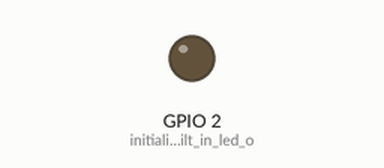
A sketch run on a simulated ESP8266 (NodeMCU). Parts: output pins drawn as LEDs (lit = HIGH). WiFi joins after 1.5 s; servers stay silent unless stated; uploads are accepted with an empty reply; what the sketch prints to the serial monitor is not drawn.

Above: at 4.8 s.
Timing chart, 0 to 9.1 s (numbered marks = the images above):
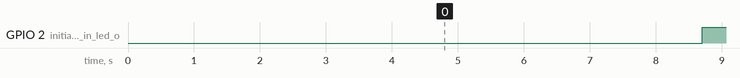

The sketch:

nodeMCU-with-webDB.ino
```cpp
/**
   StreamHTTPClient.ino
    Created on: 2023.02.07
  Ness Huang
  1.已確認-可連接http 取得web資訊
  2.已確認-可以透過目標的php轉寫參數到指定資料庫
  3.待確認-將iot設備根據id寫入指定行
*/

#include <Arduino.h>

#include <ESP8266WiFi.h>
#include <ESP8266WiFiMulti.h>
#include <ESP8266HTTPClient.h>

ESP8266WiFiMulti WiFiMulti;

int id = 1;    //iot設備ID
int val = 25;
int val2 = 55;

String sendval, sendval2, postData;

void setup() {
  Serial.begin(115200);
  Serial.println("Communication Started \n\n");
  delay(1000);

  Serial.println();
  Serial.println();
  Serial.println();

  pinMode(LED_BUILTIN, OUTPUT);     // initialize built in led on the board

  WiFi.mode(WIFI_STA);
  WiFiMulti.addAP("Ness-2.4G", "12345678");
}

void loop() {
  // wait for WiFi connection
  if ((WiFiMulti.run() == WL_CONNECTED)) {

    WiFiClient client;

    HTTPClient http;    // http object of clas HTTPClient

    // Convert integer variables to string
    sendval = String(val);
    sendval2 = String(val2);
    postData = "sendval=" + sendval + "&sendval2=" + sendval2;

    http.begin(client, "http://ness-pj001.000webhostapp.com/dbwrite.php");
    http.addHeader("Content-Type", "application/x-www-form-urlencoded");            //Specify content-type header

    int httpCode = http.POST(postData);   // Send POST request to php file and store server response code in variable named httpCode
    Serial.println("Values are, sendval = " + sendval + " and sendval2 = "+sendval2 );


    // if connection eatablished then do this
    if (httpCode == 200) { Serial.println("Values uploaded successfully."); Serial.println(httpCode);
    String webpage = http.getString();    // Get html webpage output and store it in a string
    Serial.println(webpage + "\n");
    }

    // if failed to connect then return and restart

    else {
      Serial.println(httpCode);       Serial.println("Failed to upload values. \n");       http.end();       return; }


    delay(3000);
    digitalWrite(LED_BUILTIN, LOW);
    delay(3000);
    digitalWrite(LED_BUILTIN, HIGH);

    //val+=1; val2+=10; // Incrementing value of variables
    }

}
```

Measured:
- by itself, GPIO 2 (initialize_built_in_led_o): alternates HIGH for 3.2 s and LOW for 3.0 s
